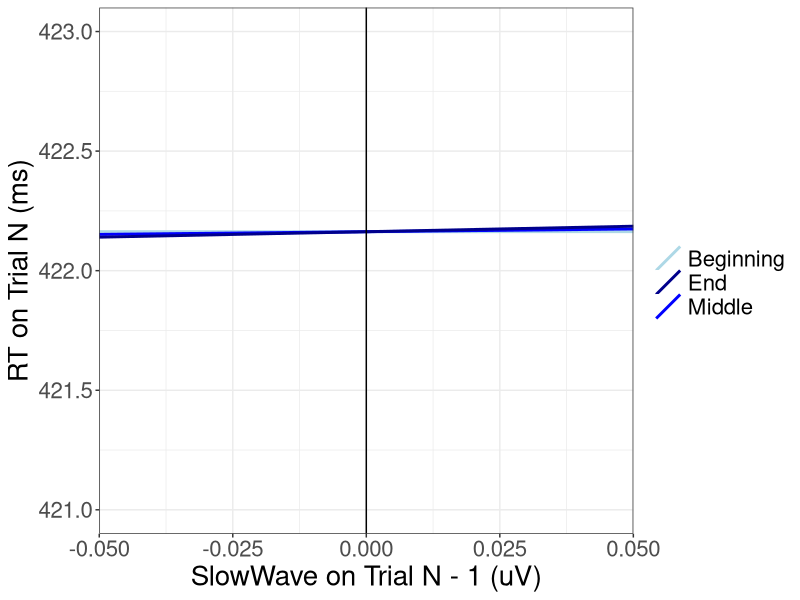
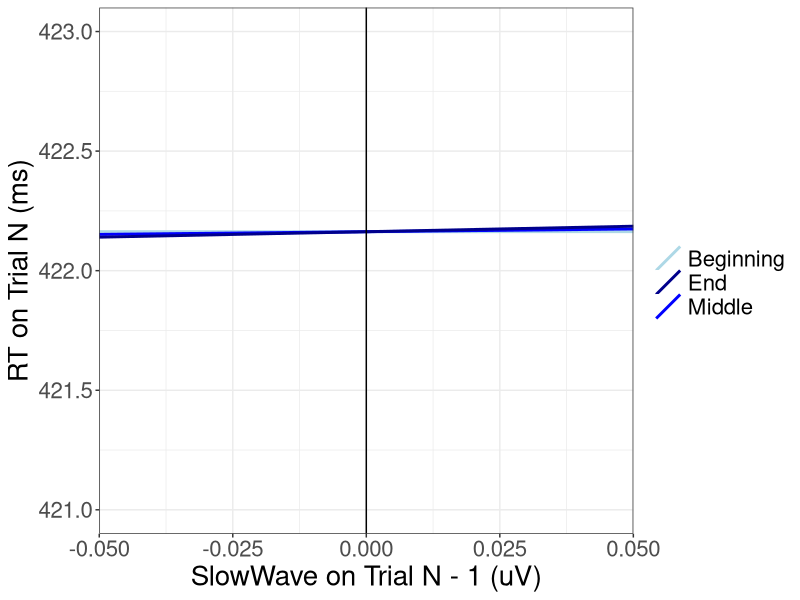

The R script that drew these images, in order:
## ---- chunk 1
knitr::opts_chunk$set(echo = TRUE)
require(dplyr)
require(lme4)
require(lmerTest)
require(ggplot2)
#setwd("C:/Users/Curt/Box Sync/Bruce Projects/Sequential Processing/PointByPoint Processing/Created by R_ArtRej")
MeanCent_dat = read.delim("N2prev_FSWprev_MeanCent_EventFixed.txt" )
MeanCent_dat$RT[MeanCent_dat$RT == -7] = NA

MeanCent_dat$Trial.scaled = (MeanCent_dat$Trial-1)/100
## ---- chunk 2
Dis_N2_Out = lmer(N2curr ~ SlowWaveMean + SlowWaveCent +
                    (1|Subject), data = MeanCent_dat)
## ---- chunk 3
summary(Dis_N2_Out)$varcor
## ---- chunk 4
est = as.data.frame(round(summary(Dis_N2_Out)$coefficients, digits = 3))
est
## ---- chunk 5
Dis_N2_Out = lmer(N2curr ~ SlowWaveMean + SlowWaveCent*Trial.scaled +
                    (1|Subject), data = MeanCent_dat)
## ---- chunk 6
summary(Dis_N2_Out)$varcor
## ---- chunk 7
est = as.data.frame(round(summary(Dis_N2_Out)$coefficients, digits = 3))
est
## ---- chunk 8
Dis_RT_Out = lmer(RT ~ SlowWaveMean + SlowWaveCent + 
                    (1|Subject), data = MeanCent_dat)
## ---- chunk 9
summary(Dis_RT_Out)$varcor
## ---- chunk 10
est = as.data.frame(round(summary(Dis_RT_Out)$coefficients, digits = 3))
est
## ---- chunk 11
Dis_N2_Out = lmer(RT ~ SlowWaveMean + SlowWaveCent*Trial.scaled +
                    (1|Subject), data = MeanCent_dat)
## ---- chunk 12
summary(Dis_N2_Out)$varcor
## ---- chunk 13
est1 = as.data.frame(round(summary(Dis_N2_Out)$coefficients, digits = 3))
est1
## ---- chunk 14
# fit two more models to test interaction at middle and end of experiment

MeanCent_dat$Trial.mid = MeanCent_dat$Trial.scaled - 4
MeanCent_dat$Trial.end = MeanCent_dat$Trial.scaled - 8

Dis_N2_Out.mid = lmer(RT ~ SlowWaveMean + SlowWaveCent*Trial.mid +
                    (1|Subject), data = MeanCent_dat)
Dis_N2_Out.end = lmer(RT ~ SlowWaveMean + SlowWaveCent*Trial.end +
                    (1|Subject), data = MeanCent_dat)

## ---- chunk 15
est2 = as.data.frame(round(summary(Dis_N2_Out.mid)$coefficients, digits = 3))
est2
## ---- chunk 16
est3 = as.data.frame(round(summary(Dis_N2_Out.end)$coefficients, digits = 3))
est3
## ---- chunk 17

forplotting = data.frame(intercept = est1[1,1], slope = est1[3,1], line = "beginning") %>% 
  rbind(data.frame(intercept = est2[1,1], slope = est2[3,1], line = "middle")) %>% 
  rbind(data.frame(intercept = est3[1,1], slope = est3[3,1], line = "end"))


ggplot(MeanCent_dat, aes(x=SlowWaveCent, y=RT)) +
  geom_abline(data = forplotting, aes(intercept = forplotting[2,1], slope=forplotting[1,2], color = "Beginning"), size=1) +
  geom_abline(data = forplotting, aes(intercept = forplotting[2,1], slope=forplotting[2,2],color = "Middle"), size=1) +
  geom_abline(data = forplotting, aes(intercept = forplotting[2,1], slope=forplotting[3,2], color = "End"), size=1) + 
  theme_bw() +
  scale_colour_manual("", 
                      values = c("Beginning"="lightblue", "Middle"="blue", 
                                 "End"="darkblue")) +
#  geom_hline(yintercept=0) +
  geom_vline(xintercept=0) +
  labs(x = "SlowWave on Trial N - 1 (uV)", y = "RT on Trial N (ms)") +
  ylim(421, 423) +
#  ggtitle("Probing the interaction") +
  theme(plot.title = element_text(hjust = 0.5, size = 20),
        axis.title = element_text(size=20),
        axis.text.x = element_text(size=16),
        axis.text.y = element_text(size=16),
        legend.text = element_text(size=16))

ggsave("./Figures/Figure5.tiff", width= 8, height= 7)

## ---- chunk 18
Dis_N2_Out = lmer(N2curr ~ N2Mean + N2Cent + 
                    (1|Subject), data = MeanCent_dat)
## ---- chunk 19
summary(Dis_N2_Out)$varcor
## ---- chunk 20
est = as.data.frame(round(summary(Dis_N2_Out)$coefficients, digits = 3))
est
## ---- chunk 21
Dis_N2_Out2 = lmer(N2curr ~ N2Mean + N2Cent*Trial.scaled + 
                    (1|Subject), data = MeanCent_dat)
## ---- chunk 22
summary(Dis_N2_Out2)$varcor
## ---- chunk 23
est = as.data.frame(round(summary(Dis_N2_Out2)$coefficients, digits = 3))
est
## ---- chunk 24
Dis_SW_Out = lmer(SlowWaveCurr ~ SlowWaveMean + SlowWaveCent + 
                    (1|Subject), data = MeanCent_dat)
## ---- chunk 25
summary(Dis_SW_Out)$varcor
## ---- chunk 26
est = as.data.frame(round(summary(Dis_SW_Out)$coefficients, digits = 3))
est
## ---- chunk 27
Dis_SW_Out2 = lmer(SlowWaveCurr ~ SlowWaveMean + SlowWaveCent*Trial.scaled + 
                    (1|Subject), data = MeanCent_dat)
## ---- chunk 28
summary(Dis_SW_Out2)$varcor
## ---- chunk 29
est = as.data.frame(round(summary(Dis_SW_Out2)$coefficients, digits = 3))
est
